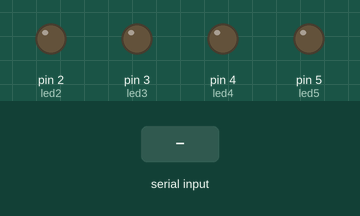
Recording of a sketch running on a simulated Arduino Uno, built with avr-gcc and run on an emulated ATmega328P. On the bench: output pins drawn as LEDs (lit = HIGH). Dashed ring = blinking. Inputs (shaded band) come from the test bench.

Above: at 1.2 s.
1.3 s: "*Party" received over Serial
At 1.61 s:
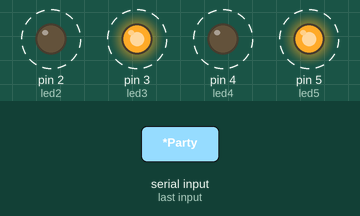
Timing chart, 0 to 10.3 s (numbered marks = the images above; inputs shaded):
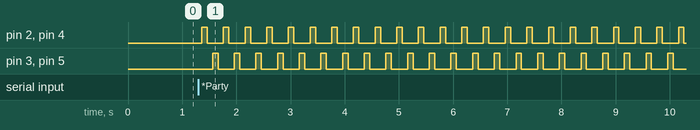

Measured:
- after the input at 1.3 s, pin 2 (led2), pin 4 (led4): alternates HIGH for 0.10 s and LOW for 0.30 s, starting after 0.06 s; pin 3 (led3), pin 5 (led5): alternates HIGH for 0.10 s and LOW for 0.30 s, starting after 0.26 s

The sketch:

lightsChange.ino
```cpp
//Project by Mauricio Arce 06/24/2017
//Bluetooth controlled light system
//Uses 5 leds for entertainment and needs an HC-05 Bluetooth Module and AMR_Voice app
//App also named as BT Voice Control for Arduino
String voice;
int led2 = 2;
int led3 = 3;
int led4 = 4;
int led5 = 5;

void turnOn() {
  digitalWrite(led2, HIGH);
  digitalWrite(led3, HIGH);
  digitalWrite(led4, HIGH);
  digitalWrite(led5, HIGH);
}

void turnOff() {
  digitalWrite(led2, LOW);
  digitalWrite(led3, LOW);
  digitalWrite(led4, LOW);
  digitalWrite(led5, LOW);
}

//Light Flicking
void fiesta() {
  while(true){
    digitalWrite(led2, HIGH);
    digitalWrite(led4, HIGH);
    delay(100);
    digitalWrite(led2, LOW);
    digitalWrite(led4, LOW);
    delay(100);
    digitalWrite(led3, HIGH);
    digitalWrite(led5, HIGH);
    delay(100);
    digitalWrite(led3, LOW);
    digitalWrite(led5, LOW);
    delay(100);
  }
}

void setup() {
  Serial.begin(9600);
  pinMode(led2, OUTPUT);
  pinMode(led3, OUTPUT);
  pinMode(led4, OUTPUT);
  pinMode(led5, OUTPUT);


}

void loop() {
  while(Serial.available()){
    delay(10);
    char c = Serial.read();
    //The app sends a '#' when it stopped listening
    if(c == '#'){
      break;
    }
    voice += c;
  }
  //The app sends a '*' at the begginng of every word
  if (voice == "*Lights Up"){
    turnOn();
  }

  else if(voice == "*Lights Down"){
    turnOff();
  }

  else if(voice == "*Party"){
    fiesta();
  }
//LIMPIAR
  voice = "";
}
```
